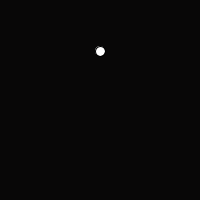
Frame 1 (no input)
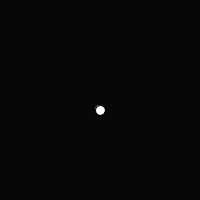
Frame 60 (the mouse pressed at the canvas centre just before this capture)
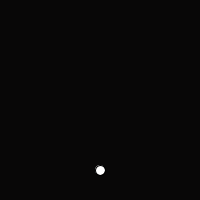
Frame 120 (the mouse held since frame 60 and released just before this capture)

The Processing sketch that drew these frames (run headless with seeded random() and noise(); from frame 60 on, the mouse is pressed at the canvas centre):

// Processing sketch: processing_113205
// ── processing_113205.pde

int diameter = 10;
int positionY = 50;
int Switch = 0;
void setup(){    
  size(200,200);
}

void draw(){  
  background(#080707);

  if(positionY == width-diameter/2){
    Switch = 1;
  }
  if(positionY == diameter/2){
    Switch=0;
  }
  if(Switch == 1){
  positionY--;// position = position + 1;
 
  }
  
  else if  (Switch == 0){
    positionY++;// position = position + 10;
  }
  
  
 ellipse(100,positionY,diameter,diameter);
  
}
